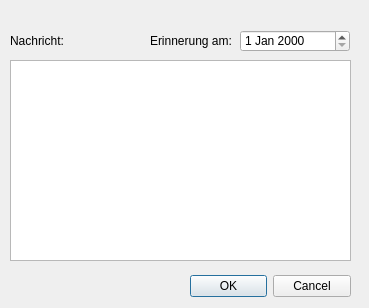
<?xml version="1.0" encoding="UTF-8"?>
<ui version="4.0">
 <class>Dialog</class>
 <widget class="QDialog" name="Dialog">
  <property name="geometry">
   <rect>
    <x>0</x>
    <y>0</y>
    <width>369</width>
    <height>308</height>
   </rect>
  </property>
  <property name="windowTitle">
   <string>Dialog</string>
  </property>
  <widget class="QDialogButtonBox" name="buttonBox">
   <property name="geometry">
    <rect>
     <x>190</x>
     <y>270</y>
     <width>161</width>
     <height>32</height>
    </rect>
   </property>
   <property name="orientation">
    <enum>Qt::Horizontal</enum>
   </property>
   <property name="standardButtons">
    <set>QDialogButtonBox::Cancel|QDialogButtonBox::Ok</set>
   </property>
  </widget>
  <widget class="QTextEdit" name="message_box">
   <property name="geometry">
    <rect>
     <x>10</x>
     <y>60</y>
     <width>341</width>
     <height>201</height>
    </rect>
   </property>
  </widget>
  <widget class="QLabel" name="label">
   <property name="geometry">
    <rect>
     <x>10</x>
     <y>30</y>
     <width>61</width>
     <height>21</height>
    </rect>
   </property>
   <property name="text">
    <string>Nachricht:</string>
   </property>
  </widget>
  <widget class="QLabel" name="label_2">
   <property name="geometry">
    <rect>
     <x>150</x>
     <y>30</y>
     <width>81</width>
     <height>21</height>
    </rect>
   </property>
   <property name="text">
    <string>Erinnerung am:</string>
   </property>
  </widget>
  <widget class="QDateEdit" name="dateEdit">
   <property name="geometry">
    <rect>
     <x>240</x>
     <y>30</y>
     <width>110</width>
     <height>22</height>
    </rect>
   </property>
  </widget>
 </widget>
 <resources/>
 <connections>
  <connection>
   <sender>buttonBox</sender>
   <signal>accepted()</signal>
   <receiver>Dialog</receiver>
   <slot>accept()</slot>
   <hints>
    <hint type="sourcelabel">
     <x>248</x>
     <y>254</y>
    </hint>
    <hint type="destinationlabel">
     <x>157</x>
     <y>274</y>
    </hint>
   </hints>
  </connection>
  <connection>
   <sender>buttonBox</sender>
   <signal>rejected()</signal>
   <receiver>Dialog</receiver>
   <slot>reject()</slot>
   <hints>
    <hint type="sourcelabel">
     <x>316</x>
     <y>260</y>
    </hint>
    <hint type="destinationlabel">
     <x>286</x>
     <y>274</y>
    </hint>
   </hints>
  </connection>
 </connections>
</ui>
